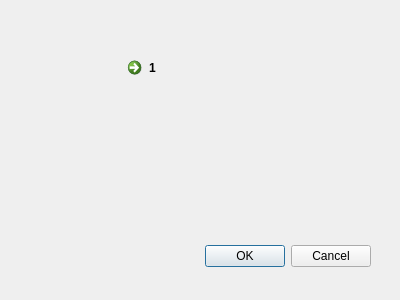
<?xml version="1.0" encoding="UTF-8"?>
<ui version="4.0">
 <class>Dialog</class>
 <widget class="QDialog" name="Dialog">
  <property name="geometry">
   <rect>
    <x>0</x>
    <y>0</y>
    <width>400</width>
    <height>300</height>
   </rect>
  </property>
  <property name="windowTitle">
   <string>Dialog</string>
  </property>
  <widget class="QDialogButtonBox" name="button1">
   <property name="geometry">
    <rect>
     <x>30</x>
     <y>240</y>
     <width>341</width>
     <height>32</height>
    </rect>
   </property>
   <property name="orientation">
    <enum>Qt::Horizontal</enum>
   </property>
   <property name="standardButtons">
    <set>QDialogButtonBox::Cancel|QDialogButtonBox::Ok</set>
   </property>
  </widget>
  <widget class="QCommandLinkButton" name="commandLinkButton">
   <property name="geometry">
    <rect>
     <x>120</x>
     <y>50</y>
     <width>185</width>
     <height>41</height>
    </rect>
   </property>
   <property name="text">
    <string>1</string>
   </property>
  </widget>
 </widget>
 <resources/>
 <connections>
  <connection>
   <sender>button1</sender>
   <signal>accepted()</signal>
   <receiver>Dialog</receiver>
   <slot>accept()</slot>
   <hints>
    <hint type="sourcelabel">
     <x>248</x>
     <y>254</y>
    </hint>
    <hint type="destinationlabel">
     <x>157</x>
     <y>274</y>
    </hint>
   </hints>
  </connection>
  <connection>
   <sender>button1</sender>
   <signal>rejected()</signal>
   <receiver>Dialog</receiver>
   <slot>reject()</slot>
   <hints>
    <hint type="sourcelabel">
     <x>316</x>
     <y>260</y>
    </hint>
    <hint type="destinationlabel">
     <x>286</x>
     <y>274</y>
    </hint>
   </hints>
  </connection>
 </connections>
</ui>
